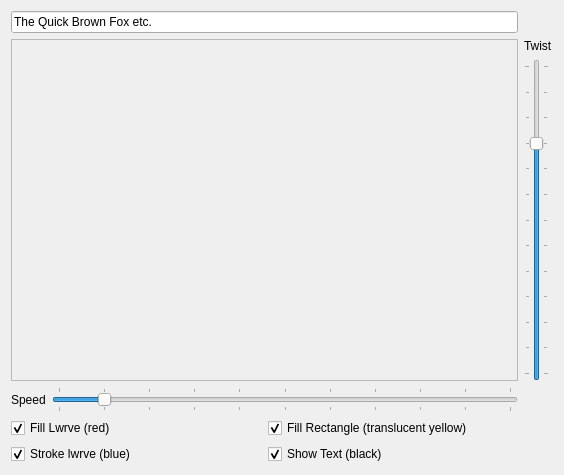
<ui version="4.0" >
 <class>Form</class>
 <widget class="QWidget" name="Form" >
  <property name="geometry" >
   <rect>
    <x>0</x>
    <y>0</y>
    <width>564</width>
    <height>475</height>
   </rect>
  </property>
  <property name="windowTitle" >
   <string>Form</string>
  </property>
  <layout class="QGridLayout" name="gridLayout_2" >
   <item row="0" column="0" >
    <widget class="QLineEdit" name="lineEdit" >
     <property name="text" >
      <string>The Quick Brown Fox etc.</string>
     </property>
    </widget>
   </item>
   <item row="1" column="0" >
    <widget class="QFrame" name="frame" >
     <property name="frameShape" >
      <enum>QFrame::StyledPanel</enum>
     </property>
     <property name="frameShadow" >
      <enum>QFrame::Raised</enum>
     </property>
    </widget>
   </item>
   <item row="1" column="1" >
    <layout class="QVBoxLayout" name="verticalLayout" >
     <item>
      <widget class="QLabel" name="label_2" >
       <property name="text" >
        <string>Twist</string>
       </property>
      </widget>
     </item>
     <item>
      <widget class="QSlider" name="verticalSlider" >
       <property name="minimum" >
        <number>-90</number>
       </property>
       <property name="maximum" >
        <number>90</number>
       </property>
       <property name="pageStep" >
        <number>5</number>
       </property>
       <property name="value" >
        <number>45</number>
       </property>
       <property name="orientation" >
        <enum>Qt::Vertical</enum>
       </property>
       <property name="ilwertedAppearance" >
        <bool>false</bool>
       </property>
       <property name="tickPosition" >
        <enum>QSlider::TicksBothSides</enum>
       </property>
       <property name="tickInterval" >
        <number>15</number>
       </property>
      </widget>
     </item>
    </layout>
   </item>
   <item row="2" column="0" >
    <layout class="QHBoxLayout" name="horizontalLayout" >
     <item>
      <widget class="QLabel" name="label" >
       <property name="text" >
        <string>Speed</string>
       </property>
      </widget>
     </item>
     <item>
      <widget class="QSlider" name="horizontalSlider" >
       <property name="maximum" >
        <number>10</number>
       </property>
       <property name="pageStep" >
        <number>1</number>
       </property>
       <property name="value" >
        <number>1</number>
       </property>
       <property name="sliderPosition" >
        <number>1</number>
       </property>
       <property name="orientation" >
        <enum>Qt::Horizontal</enum>
       </property>
       <property name="tickPosition" >
        <enum>QSlider::TicksBothSides</enum>
       </property>
       <property name="tickInterval" >
        <number>1</number>
       </property>
      </widget>
     </item>
    </layout>
   </item>
   <item row="3" column="0" >
    <layout class="QGridLayout" name="gridLayout" >
     <item row="0" column="0" >
      <widget class="QCheckBox" name="checkBoxFC" >
       <property name="text" >
        <string>Fill Lwrve (red)</string>
       </property>
       <property name="checked" >
        <bool>true</bool>
       </property>
      </widget>
     </item>
     <item row="0" column="1" >
      <widget class="QCheckBox" name="checkBoxFR" >
       <property name="text" >
        <string>Fill Rectangle (translucent yellow)</string>
       </property>
       <property name="checked" >
        <bool>true</bool>
       </property>
      </widget>
     </item>
     <item row="1" column="0" >
      <widget class="QCheckBox" name="checkBoxSC" >
       <property name="text" >
        <string>Stroke lwrve (blue)</string>
       </property>
       <property name="checked" >
        <bool>true</bool>
       </property>
      </widget>
     </item>
     <item row="1" column="1" >
      <widget class="QCheckBox" name="checkBoxST" >
       <property name="text" >
        <string>Show Text (black)</string>
       </property>
       <property name="checked" >
        <bool>true</bool>
       </property>
      </widget>
     </item>
    </layout>
   </item>
  </layout>
 </widget>
 <resources/>
 <connections>
  <connection>
   <sender>checkBoxST</sender>
   <signal>toggled(bool)</signal>
   <receiver>lineEdit</receiver>
   <slot>setEnabled(bool)</slot>
   <hints>
    <hint type="sourcelabel" >
     <x>331</x>
     <y>449</y>
    </hint>
    <hint type="destinationlabel" >
     <x>263</x>
     <y>11</y>
    </hint>
   </hints>
  </connection>
 </connections>
</ui>
